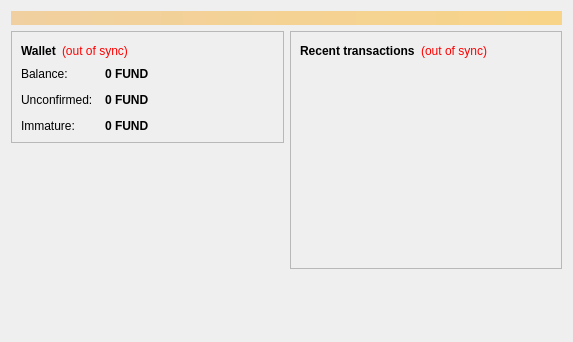
<?xml version="1.0" encoding="UTF-8"?>
<ui version="4.0">
 <class>OverviewPage</class>
 <widget class="QWidget" name="OverviewPage">
  <property name="geometry">
   <rect>
    <x>0</x>
    <y>0</y>
    <width>573</width>
    <height>342</height>
   </rect>
  </property>
  <property name="windowTitle">
   <string>Form</string>
  </property>
  <layout class="QVBoxLayout" name="topLayout">
   <item>
    <widget class="QLabel" name="labelAlerts">
     <property name="visible">
      <bool>false</bool>
     </property>
     <property name="styleSheet">
      <string notr="true">background-color: qlineargradient(x1: 0, y1: 0, x2: 1, y2: 0, stop:0 #F0D0A0, stop:1 #F8D488); color:#000000;</string>
     </property>
     <property name="wordWrap">
      <bool>true</bool>
     </property>
     <property name="margin">
      <number>3</number>
     </property>
    </widget>
   </item>
   <item>
    <layout class="QHBoxLayout" name="horizontalLayout" stretch="1,1">
     <item>
      <layout class="QVBoxLayout" name="verticalLayout_2">
       <item>
        <widget class="QFrame" name="frame">
         <property name="frameShape">
          <enum>QFrame::StyledPanel</enum>
         </property>
         <property name="frameShadow">
          <enum>QFrame::Raised</enum>
         </property>
         <layout class="QVBoxLayout" name="verticalLayout_4">
          <item>
           <layout class="QHBoxLayout" name="horizontalLayout_4">
            <item>
             <widget class="QLabel" name="label_5">
              <property name="font">
               <font>
                <weight>75</weight>
                <bold>true</bold>
               </font>
              </property>
              <property name="text">
               <string>Wallet</string>
              </property>
             </widget>
            </item>
            <item>
             <widget class="QLabel" name="labelWalletStatus">
              <property name="toolTip">
               <string>The displayed information may be out of date. Your wallet automatically synchronizes with the Fundcoin network after a connection is established, but this process has not completed yet.</string>
              </property>
              <property name="styleSheet">
               <string notr="true">QLabel { color: red; }</string>
              </property>
              <property name="text">
               <string notr="true">(out of sync)</string>
              </property>
              <property name="alignment">
               <set>Qt::AlignLeading|Qt::AlignLeft|Qt::AlignVCenter</set>
              </property>
             </widget>
            </item>
            <item>
             <spacer name="horizontalSpacer_2">
              <property name="orientation">
               <enum>Qt::Horizontal</enum>
              </property>
              <property name="sizeHint" stdset="0">
               <size>
                <width>40</width>
                <height>20</height>
               </size>
              </property>
             </spacer>
            </item>
           </layout>
          </item>
          <item>
           <layout class="QFormLayout" name="formLayout_2">
            <property name="fieldGrowthPolicy">
             <enum>QFormLayout::AllNonFixedFieldsGrow</enum>
            </property>
            <property name="horizontalSpacing">
             <number>12</number>
            </property>
            <property name="verticalSpacing">
             <number>12</number>
            </property>
            <item row="0" column="0">
             <widget class="QLabel" name="label">
              <property name="text">
               <string>Balance:</string>
              </property>
             </widget>
            </item>
            <item row="0" column="1">
             <widget class="QLabel" name="labelBalance">
              <property name="font">
               <font>
                <weight>75</weight>
                <bold>true</bold>
               </font>
              </property>
              <property name="cursor">
               <cursorShape>IBeamCursor</cursorShape>
              </property>
              <property name="toolTip">
               <string>Your current balance</string>
              </property>
              <property name="text">
               <string notr="true">0 FUND</string>
              </property>
              <property name="textInteractionFlags">
               <set>Qt::LinksAccessibleByMouse|Qt::TextSelectableByKeyboard|Qt::TextSelectableByMouse</set>
              </property>
             </widget>
            </item>
            <item row="1" column="0">
             <widget class="QLabel" name="label_3">
              <property name="text">
               <string>Unconfirmed:</string>
              </property>
             </widget>
            </item>
            <item row="1" column="1">
             <widget class="QLabel" name="labelUnconfirmed">
              <property name="font">
               <font>
                <weight>75</weight>
                <bold>true</bold>
               </font>
              </property>
              <property name="cursor">
               <cursorShape>IBeamCursor</cursorShape>
              </property>
              <property name="toolTip">
               <string>Total of transactions that have yet to be confirmed, and do not yet count toward the current balance</string>
              </property>
              <property name="text">
               <string notr="true">0 FUND</string>
              </property>
              <property name="textInteractionFlags">
               <set>Qt::LinksAccessibleByMouse|Qt::TextSelectableByKeyboard|Qt::TextSelectableByMouse</set>
              </property>
             </widget>
            </item>
            <item row="2" column="0">
             <widget class="QLabel" name="labelImmatureText">
              <property name="text">
               <string>Immature:</string>
              </property>
             </widget>
            </item>
            <item row="2" column="1">
             <widget class="QLabel" name="labelImmature">
              <property name="font">
               <font>
                <weight>75</weight>
                <bold>true</bold>
               </font>
              </property>
              <property name="toolTip">
               <string>Mined balance that has not yet matured</string>
              </property>
              <property name="text">
               <string notr="true">0 FUND</string>
              </property>
              <property name="textInteractionFlags">
               <set>Qt::LinksAccessibleByMouse|Qt::TextSelectableByKeyboard|Qt::TextSelectableByMouse</set>
              </property>
             </widget>
            </item>
           </layout>
          </item>
         </layout>
        </widget>
       </item>
       <item>
        <spacer name="verticalSpacer">
         <property name="orientation">
          <enum>Qt::Vertical</enum>
         </property>
         <property name="sizeHint" stdset="0">
          <size>
           <width>20</width>
           <height>40</height>
          </size>
         </property>
        </spacer>
       </item>
      </layout>
     </item>
     <item>
      <layout class="QVBoxLayout" name="verticalLayout_3">
       <item>
        <widget class="QFrame" name="frame_2">
         <property name="frameShape">
          <enum>QFrame::StyledPanel</enum>
         </property>
         <property name="frameShadow">
          <enum>QFrame::Raised</enum>
         </property>
         <layout class="QVBoxLayout" name="verticalLayout">
          <item>
           <layout class="QHBoxLayout" name="horizontalLayout_2">
            <item>
             <widget class="QLabel" name="label_4">
              <property name="text">
               <string>&lt;b&gt;Recent transactions&lt;/b&gt;</string>
              </property>
             </widget>
            </item>
            <item>
             <widget class="QLabel" name="labelTransactionsStatus">
              <property name="toolTip">
               <string>The displayed information may be out of date. Your wallet automatically synchronizes with the Fundcoin network after a connection is established, but this process has not completed yet.</string>
              </property>
              <property name="styleSheet">
               <string notr="true">QLabel { color: red; }</string>
              </property>
              <property name="text">
               <string notr="true">(out of sync)</string>
              </property>
              <property name="alignment">
               <set>Qt::AlignRight|Qt::AlignTrailing|Qt::AlignVCenter</set>
              </property>
             </widget>
            </item>
            <item>
             <spacer name="horizontalSpacer">
              <property name="orientation">
               <enum>Qt::Horizontal</enum>
              </property>
              <property name="sizeHint" stdset="0">
               <size>
                <width>40</width>
                <height>20</height>
               </size>
              </property>
             </spacer>
            </item>
           </layout>
          </item>
          <item>
           <widget class="QListView" name="listTransactions">
            <property name="styleSheet">
             <string notr="true">QListView { background: transparent; }</string>
            </property>
            <property name="frameShape">
             <enum>QFrame::NoFrame</enum>
            </property>
            <property name="verticalScrollBarPolicy">
             <enum>Qt::ScrollBarAlwaysOff</enum>
            </property>
            <property name="horizontalScrollBarPolicy">
             <enum>Qt::ScrollBarAlwaysOff</enum>
            </property>
            <property name="selectionMode">
             <enum>QAbstractItemView::NoSelection</enum>
            </property>
           </widget>
          </item>
         </layout>
        </widget>
       </item>
       <item>
        <spacer name="verticalSpacer_2">
         <property name="orientation">
          <enum>Qt::Vertical</enum>
         </property>
         <property name="sizeHint" stdset="0">
          <size>
           <width>20</width>
           <height>40</height>
          </size>
         </property>
        </spacer>
       </item>
      </layout>
     </item>
    </layout>
   </item>
  </layout>
 </widget>
 <resources/>
 <connections/>
</ui>
